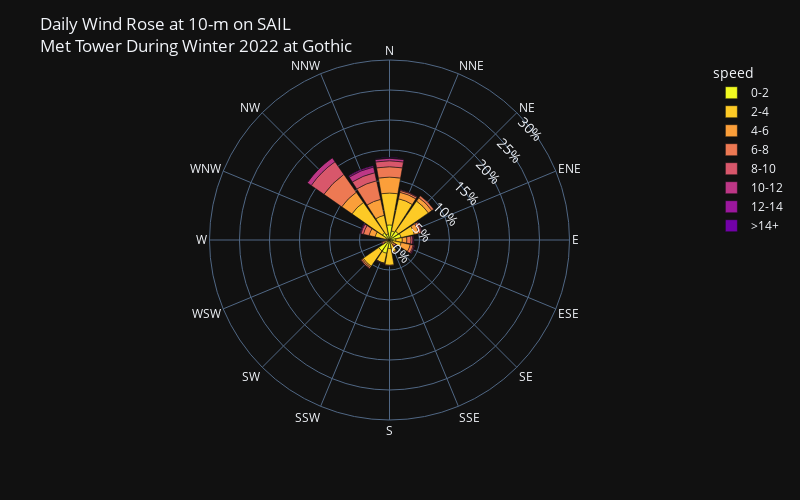

Notebook code for this chart:
### Markdown cell above
### 2022

### Code cell
location = 'gothic'
if location=='kp':
    ds = w22_sail_met_kp_qc_ds_1H
    wspd_var = 'wind_spd'
    wdir_var = 'wind_dir'
    title = 'Kettle Ponds'
elif location=='gothic':
    ds = w22_sail_met_qc_ds_1H
    wspd_var = 'wspd_max'
    wdir_var = 'wdir_max'
    title = 'Gothic'
sail_met_gothic_daily = ds.to_dataframe()[[wspd_var, wdir_var]]
# create a windrose dataframe
sail_met_gothic_daily = create_windrose_df(sail_met_gothic_daily, wind_dir_var=wdir_var, wind_spd_var=wspd_var)

# create a wind rose plot using bar_polar
fig = px.bar_polar(sail_met_gothic_daily, 
                   r="frequency", 
                   theta="direction", 
                   color="speed", template="plotly_dark",
                   color_discrete_sequence= px.colors.sequential.Plasma_r,
                   width= 800,
                   height=500,
                   barnorm='percent',
                  )
# update the radial axis to show percentages
fig.update_layout(
    title=f"Daily Wind Rose at 10-m on SAIL<br>Met Tower During Winter 2022 at {title}",
    font_size=12,
    polar_radialaxis=dict(
         ticksuffix='%',
         tickfont_size=14,
         showline=False,
         showticklabels=True,
         showgrid=True,
         angle=45,
         range=[0, 30]
      ),
)

### Figure 1 — Plotly figure (JSON) as saved in the notebook; plotly's stock layout.template omitted (floating-point values rounded to 4 significant figures)
{"data": [{"hovertemplate": "speed=0-2<br>frequency=%{r}<br>direction=%{theta}<extra></extra>", "legendgroup": "0-2", "marker": {"color": "#f0f921", "pattern": {"shape": ""}}, "name": "0-2", "r": [2.518, 1.552, 1.794, 1.966, 1.069, 0.5174, 0.1725, 0.3794, 1.414, 2.277, 2.208, 0.4484, 0.1035, 0.6209, 1.449, 1.035], "showlegend": true, "subplot": "polar", "theta": ["N", "NNE", "NE", "ENE", "E", "ESE", "SE", "SSE", "S", "SSW", "SW", "WSW", "W", "WNW", "NW", "NNW"], "type": "barpolar"}, {"hovertemplate": "speed=2-4<br>frequency=%{r}<br>direction=%{theta}<extra></extra>", "legendgroup": "2-4", "marker": {"color": "#fdca26", "pattern": {"shape": ""}}, "name": "2-4", "r": [5.312, 5.485, 6.106, 2.277, 1.069, 1.483, 0.5174, 1.656, 2.794, 1.69, 3.139, 0.3449, 0.207, 1.828, 6.175, 3.174], "showlegend": true, "subplot": "polar", "theta": ["N", "NNE", "NE", "ENE", "E", "ESE", "SE", "SSE", "S", "SSW", "SW", "WSW", "W", "WNW", "NW", "NNW"], "type": "barpolar"}, {"hovertemplate": "speed=4-6<br>frequency=%{r}<br>direction=%{theta}<extra></extra>", "legendgroup": "4-6", "marker": {"color": "#fb9f3a", "pattern": {"shape": ""}}, "name": "4-6", "r": [2.656, 1.104, 0.6899, 0.7589, 0.7589, 1.552, 0.276, 0.1725, 0.1035, 0.03449, 0.2415, 0.207, 0.1725, 1.035, 2.07, 2.725], "showlegend": true, "subplot": "polar", "theta": ["N", "NNE", "NE", "ENE", "E", "ESE", "SE", "SSE", "S", "SSW", "SW", "WSW", "W", "WNW", "NW", "NNW"], "type": "barpolar"}, {"hovertemplate": "speed=6-8<br>frequency=%{r}<br>direction=%{theta}<extra></extra>", "legendgroup": "6-8", "marker": {"color": "#ed7953", "pattern": {"shape": ""}}, "name": "6-8", "r": [1.725, 0.3105, 0.3794, 0.4139, 0.6899, 0.4829, 0.276, 0.1035, 0, 0.1035, 0.2415, 0.276, 0.138, 0.9659, 3.622, 3.174], "showlegend": true, "subplot": "polar", "theta": ["N", "NNE", "NE", "ENE", "E", "ESE", "SE", "SSE", "S", "SSW", "SW", "WSW", "W", "WNW", "NW", "NNW"], "type": "barpolar"}, {"hovertemplate": "speed=8-10<br>frequency=%{r}<br>direction=%{theta}<extra></extra>", "legendgroup": "8-10", "marker": {"color": "#d8576b", "pattern": {"shape": ""}}, "name": "8-10", "r": [1.0, 0.138, 0, 0.1725, 0.3105, 0.1725, 0.03449, 0.03449, 0, 0.03449, 0.03449, 0.138, 0, 0.4139, 2.587, 1.38], "showlegend": true, "subplot": "polar", "theta": ["N", "NNE", "NE", "ENE", "E", "ESE", "SE", "SSE", "S", "SSW", "SW", "WSW", "W", "WNW", "NW", "NNW"], "type": "barpolar"}, {"hovertemplate": "speed=10-12<br>frequency=%{r}<br>direction=%{theta}<extra></extra>", "legendgroup": "10-12", "marker": {"color": "#bd3786", "pattern": {"shape": ""}}, "name": "10-12", "r": [0.4139, 0.03449, 0, 0.03449, 0.1035, 0.06899, 0.06899, 0, 0.03449, 0, 0.03449, 0, 0, 0.138, 0.7934, 0.9659], "showlegend": true, "subplot": "polar", "theta": ["N", "NNE", "NE", "ENE", "E", "ESE", "SE", "SSE", "S", "SSW", "SW", "WSW", "W", "WNW", "NW", "NNW"], "type": "barpolar"}, {"hovertemplate": "speed=12-14<br>frequency=%{r}<br>direction=%{theta}<extra></extra>", "legendgroup": "12-14", "marker": {"color": "#9c179e", "pattern": {"shape": ""}}, "name": "12-14", "r": [0.06899, 0, 0, 0, 0.06899, 0.06899, 0.03449, 0, 0, 0.03449, 0, 0, 0, 0, 0.03449, 0.207], "showlegend": true, "subplot": "polar", "theta": ["N", "NNE", "NE", "ENE", "E", "ESE", "SE", "SSE", "S", "SSW", "SW", "WSW", "W", "WNW", "NW", "NNW"], "type": "barpolar"}, {"hovertemplate": "speed=>14+<br>frequency=%{r}<br>direction=%{theta}<extra></extra>", "legendgroup": ">14+", "marker": {"color": "#7201a8", "pattern": {"shape": ""}}, "name": ">14+", "r": [0.03449, 0, 0, 0, 0, 0, 0, 0, 0, 0, 0, 0, 0, 0.06899, 0, 0], "showlegend": true, "subplot": "polar", "theta": ["N", "NNE", "NE", "ENE", "E", "ESE", "SE", "SSE", "S", "SSW", "SW", "WSW", "W", "WNW", "NW", "NNW"], "type": "barpolar"}], "layout": {"barmode": "relative", "barnorm": "percent", "font": {"size": 12}, "height": 500, "legend": {"title": {"text": "speed"}, "tracegroupgap": 0}, "margin": {"t": 60}, "polar": {"angularaxis": {"direction": "clockwise", "rotation": 90}, "domain": {"x": [0, 1], "y": [0, 1]}, "radialaxis": {"angle": 45, "range": [0, 30], "showgrid": true, "showline": false, "showticklabels": true, "tickfont": {"size": 14}, "ticksuffix": "%"}}, "title": {"text": "Daily Wind Rose at 10-m on SAIL<br>Met Tower During Winter 2022 at Gothic"}, "width": 800}}
